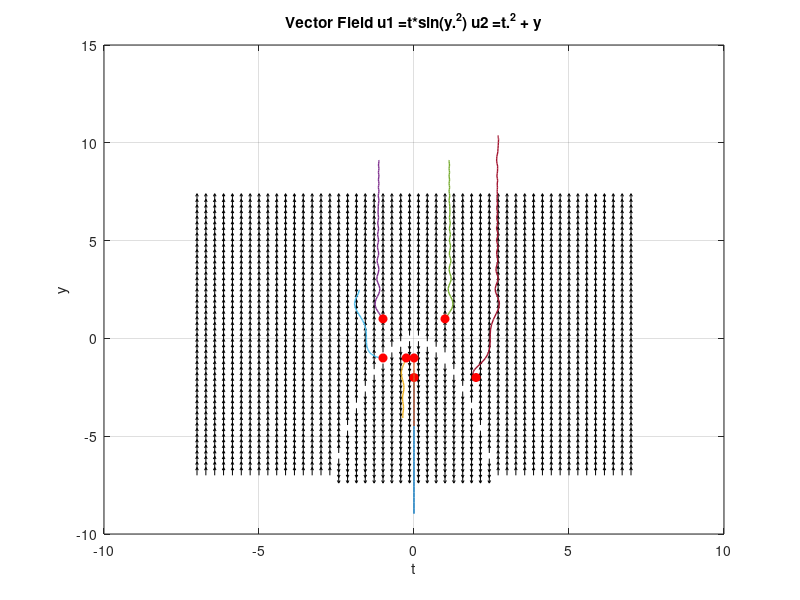

MATLAB code for this plot:
t = y = linspace(-7,7,50);

[tt,yy] = meshgrid (t,y);

%tz = vectorField(tt,yy);
fs = 't*sin(y.^2)'
gs = 't.^2 + y'
f = @(t,y) [eval(fs)];
g = @(t,y) [eval(gs)];

dx = f(tt,yy);
dy = g(tt,yy);

L = hypot(dx, dy);
L(L==0) = 1;
dx = dx ./ L;
dy = dy ./ L;

figure;
quiver (tt,yy,dx,dy, 1, 'k');
hold on;
grid on;
xlabel('t'); ylabel('y');
title(strcat('Vector Field u1 =',fs,' u2 = ',gs));

sol = @(t, z) [f(z(1), z(2)); g(z(1),z(2))];
tspan = [0 1.5];

initial_conditions = [-1 1; 1, 1; -1, -1; 2, -2; 0, -2; 0, -1; -0.25, -1];
for k= 1:rows(initial_conditions);
  [t, z] = ode45(sol, tspan, initial_conditions(k, :));
  plot(z(:,1), z(:,2), 'LineWidth',1);
  plot(z(1,1), z(1,2),'ro', 'MarkerFaceColor','r');
end

print -djpg ../fields/matlab_figure.jpg;
hold off;

%f_2 = @(t,y) [1 - t.^2 - y.^2];
%
%z = f_2 (tt, yy);
%quiver (tt,yy,tt,z);
%title("1 - t^2 - y^2")
%print -djpg ../fields/matlab_figure2.jpg;
%
%f_3 = @(t,y) [sin(t)-cos(y)];
%
%z = f_3 (tt, yy);
%
%quiver(tt,yy,tt,z);
%title("sin(t)-cos(y)");
%print -djpg ../fields/matlab_figure3.jpg;
%
%f_4 = @(t,y) [t.^2 + y.^2];
%
%z = f_4 (tt,yy);
%h = quiver(tt,yy,tt,z);
%set(h, "maxheadsize", 0.25);
%title(" x^2 + y^2")
%print -djpg ../fields/matlab_figure4.jpg
